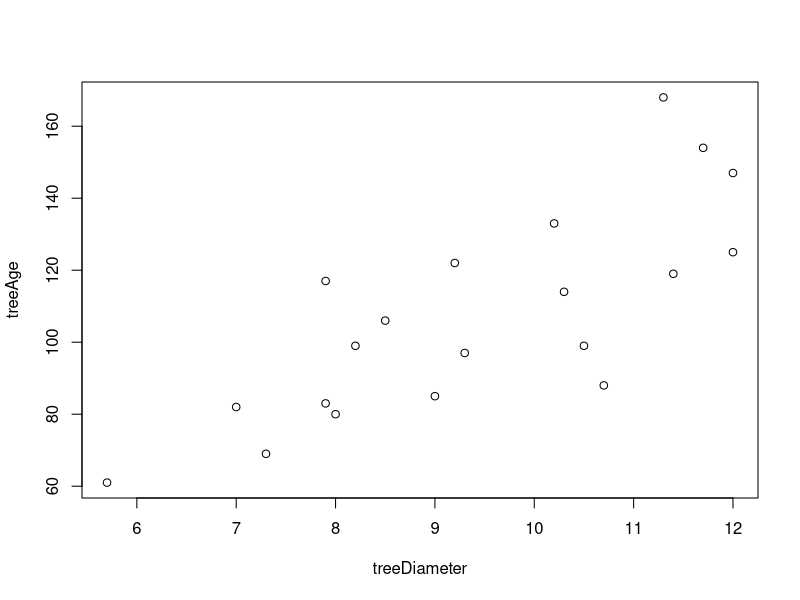

The R script that drew this image:
# Matthew Mulenga
# Variables
N <- 1132
n <- 20
mean <- 10.3

treeDiameter <- c(12.0, 11.4, 7.9, 9.0, 10.5, 7.9, 7.3, 10.2, 11.7, 11.3,
                  5.7, 8.0, 10.3, 12.0, 9.2, 8.5, 7.0, 10.7, 9.3, 8.2)

treeAge <- c(125, 119, 83, 85, 99, 117, 69, 133, 154, 168,
             61, 80, 114, 147, 122, 106, 82, 88, 97, 99)

# Part A
plot(treeAge ~ treeDiameter)

# Part B


